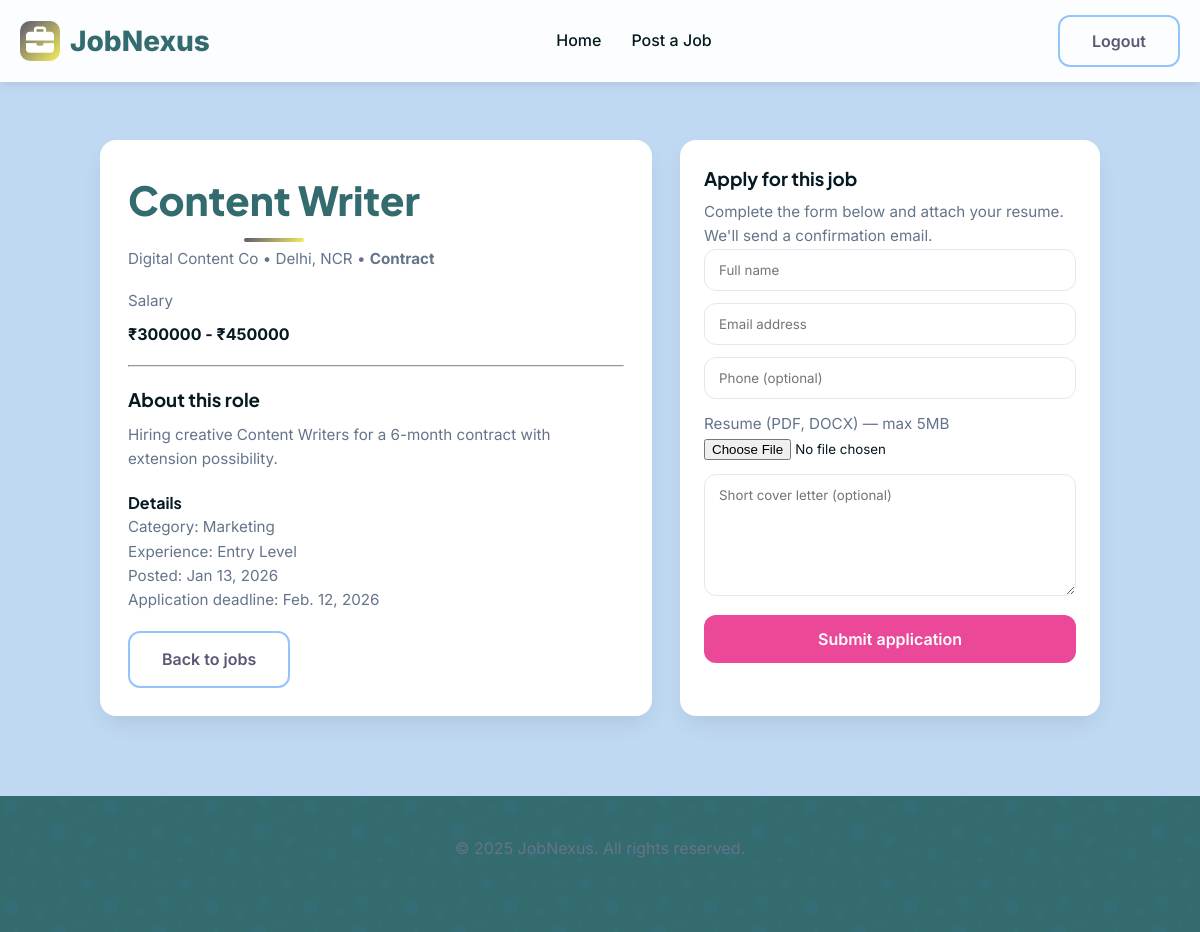
Screenshot of /jobs/13/apply/ (signed in) with the database file from the repository.
### jobs/models.py (models this page shows, shortened)
class Job(models.Model):
    JOB_TYPE_CHOICES = [
        ('Full-time', 'Full-time'),
        ('Part-time', 'Part-time'),
        ('Contract', 'Contract'),
        ('Remote', 'Remote'),
        ('Internship', 'Internship'),
    ]
    JOB_CATEGORY_CHOICES = [
        ('Technology', 'Technology'),
        ('Finance', 'Finance'),
        ('Healthcare', 'Healthcare'),
        ('Education', 'Education'),
        ('Marketing', 'Marketing'),
        ('Sales', 'Sales'),
        ('Design', 'Design'),
        ('Other', 'Other'),
    ]
    title = models.CharField(max_length=200)
    company = models.CharField(max_length=150)
    company_website = models.URLField(
        max_length=300,
        blank=True,
        null=True
    )
    company_email = models.EmailField(
        max_length=254
    )
    company_phone = models.CharField(
    max_length=20,
    help_text="Include country code, e.g. +91XXXXXXXXXX"
    )
    location = models.CharField(max_length=100)
    category = models.CharField(max_length=100, choices=JOB_CATEGORY_CHOICES)
    experience = models.CharField(
        max_length=100,
        choices=[
            ('Entry Level', 'Entry Level'),
            ('Mid Level', 'Mid Level'),
            ('Senior Level', 'Senior Level'),
            ('Executive', 'Executive'),
        ]
    )
    job_type = models.CharField(
        max_length=20,
        choices=JOB_TYPE_CHOICES
    )
    number_of_positions = models.PositiveIntegerField(
        default=1
    )
    salary_min = models.IntegerField()
    salary_max = models.IntegerField()
    application_deadline = models.DateField()
    description = models.TextField()
    posted_at = models.DateTimeField(auto_now_add=True)

### jobs/views.py (the view, shortened to what this page needs)
# urls.py: path('jobs/<int:job_id>/apply/', apply_job, name='apply_job'),
@login_required(login_url='/login/')
def apply_job(request, job_id):
    job = get_object_or_404(Job, id=job_id)
    return render(request, 'jobs/apply_job.html', {'job': job})

### jobs/templates/jobs/apply_job.html (shortened to what this page needs)
{% load static %}
<!DOCTYPE html>
<html lang="en">
<head>
  <link rel="stylesheet" href="https://cdnjs.cloudflare.com/ajax/libs/font-awesome/7.0.0/css/all.min.css">
  <link rel="stylesheet" href="{% static 'jobs/css/style.css' %}">
</head>
<body>
  <header>
    <div class="container nav-container">
      <a href="{% url 'home' %}" class="logo"><div class="logo-icon"><i class="fas fa-briefcase"></i></div>JobNexus</a>
      <nav>
        <ul class="nav-menu">
          <li><a href="{% url 'home' %}" class="nav-link">Home</a></li>
          {% if user.is_authenticated %}
            <li><a href="{% url 'post_job' %}" class="nav-link">Post a Job</a></li>
          {% else %}
            <li><a href="{% url 'login' %}?next={% url 'post_job' %}" class="nav-link">Post a Job</a></li>
          {% endif %}
        </ul>
      </nav>
      <div class="nav-actions">
        {% if user.is_authenticated %}
          <form method="post" action="{% url 'logout' %}" style="display:inline;">
            <button type="submit" class="btn btn-secondary">Logout</button>
          </form>
        {% else %}
          <a href="{% url 'login' %}" class="btn btn-secondary">Login</a>
          <a href="{% url 'register' %}" class="btn">Register</a>
        {% endif %}
      </div>
    </div>
  </header>
  <main class="apply-wrapper">
    <div class="container">
      <div class="apply-card">
        <div class="job-panel">
          <h2 class="section-title">{{ job.title }}</h2>
          <div class="muted">{{ job.company }} • {{ job.location }} • <strong>{{ job.job_type }}</strong></div>
          <div style="margin:18px 0 8px;" class="muted">Salary</div>
          <div style="font-weight:700">₹{{ job.salary_min }} - ₹{{ job.salary_max }}</div>
          <hr style="margin:18px 0;border-color:var(--gray-light)">
          <h3 style="margin-bottom:8px">About this role</h3>
          <p class="muted">{{ job.description|linebreaksbr }}</p>
          <h4 style="margin-top:18px">Details</h4>
          <ul class="muted">
            <li>Category: {{ job.category }}</li>
            <li>Experience: {{ job.experience }}</li>
            <li>Posted: {{ job.posted_at|date:"M j, Y" }}</li>
            <li>Application deadline: {{ job.application_deadline|default:"N/A" }}</li>
          </ul>
          <div style="margin-top:18px">
            <a href="{% url 'home' %}" class="btn btn-secondary">Back to jobs</a>
          </div>
        </div>
        <div class="apply-panel">
          <h3 style="margin-bottom:6px">Apply for this job</h3>
          <p class="muted">Complete the form below and attach your resume. We'll send a confirmation email.</p>
          <form method="post" action="" enctype="multipart/form-data">
            <input class="apply-input" type="text" name="full_name" placeholder="Full name" required>
            <input class="apply-input" type="email" name="email" placeholder="Email address" required>
            <input class="apply-input" type="tel" name="phone" placeholder="Phone (optional)">
            <div class="apply-file">
              <label class="muted">Resume (PDF, DOCX) — max 5MB</label>
              <input type="file" name="resume" accept="application/pdf,application/msword,application/vnd.openxmlformats-officedocument.wordprocessingml.document" required>
            </div>
            <textarea class="apply-input" name="cover_letter" rows="6" placeholder="Short cover letter (optional)"></textarea>
            <button type="submit" class="btn btn-accent" style="width:100%">Submit application</button>
          </form>
        </div>
      </div>
    </div>
  </main>
  <footer>
    <div class="container">
      <div style="padding:40px 0;text-align:center;color:var(--gray)">© 2025 JobNexus. All rights reserved.</div>
    </div>
  </footer>
</body>
</html>

### jobs/static/jobs/css/style.css (style rules this page uses)
:root { --primary: #5b5774; --primary-dark: #8ae1d1; --primary-light: #93c5fd; --secondary: #f6ee5c; --accent: #ec4899; --dark: #041920; --darker: #346b6f; --light: #c0d9f3; --lighter: #ffffff; --gray: #64748b; --gray-light: #e2e8f0; --gray-lighter: #f1f5f9; --success: #10b981; --warning: #f59e0b; --error: #ef4444; --radius: 12px; --radius-lg: 16px; --shadow: 0 10px 25px -5px rgba(0, 0, 0, 0.1); --shadow-lg: 0 20px 40px -10px rgba(0, 0, 0, 0.15); --transition: all 0.3s ease; --gradient: linear-gradient(135deg, var(--primary), var(--secondary)); }
* { margin: 0; padding: 0; box-sizing: border-box; }
body { font-family: 'Inter', sans-serif; color: var(--dark); line-height: 1.6; background-color: var(--light); overflow-x: hidden; }
h1, h2, h3, h4, h5, h6 { font-family: 'Plus Jakarta Sans', sans-serif; font-weight: 700; }
a { text-decoration: none; color: inherit; }
ul { list-style: none; }
input, select, button, textarea { font-family: inherit; }
.container { width: 100%; max-width: 1200px; margin: 0 auto; padding: 0 20px; }
input { font-family: 'Inter', sans-serif; }
.btn { display: inline-flex; align-items: center; justify-content: center; gap: 8px; padding: 14px 32px; background: var(--gradient); color: white; border-radius: var(--radius); font-weight: 600; transition: var(--transition); border: none; cursor: pointer; font-size: 16px; position: relative; overflow: hidden; z-index: 1; }
.btn::before { content: ''; position: absolute; top: 0; left: 0; width: 0%; height: 100%; background: linear-gradient(135deg, var(--primary-dark), var(--secondary)); transition: var(--transition); z-index: -1; }
.btn-secondary { background: transparent; color: var(--primary); border: 2px solid var(--primary-light); }
.btn-secondary::before { display: none; }
.btn-accent { background: var(--accent); }
.btn-accent::before { background: #db2777; }
header { position: fixed; top: 0; left: 0; width: 100%; background: rgba(255, 255, 255, 0.95); backdrop-filter: blur(10px); z-index: 1000; box-shadow: 0 2px 10px rgba(0, 0, 0, 0.1); padding: 15px 0; transition: var(--transition); }
.nav-container { display: flex; justify-content: space-between; align-items: center; }
.logo { font-size: 28px; font-weight: 800; color: var(--darker); display: flex; align-items: center; gap: 10px; }
.logo-icon { width: 40px; height: 40px; background: var(--gradient); border-radius: 10px; display: flex; align-items: center; justify-content: center; color: white; }
.nav-menu { display: flex; gap: 30px; }
.nav-link { font-weight: 500; transition: var(--transition); position: relative; }
.nav-link::after { content: ''; position: absolute; bottom: -5px; left: 0; width: 0; height: 2px; background: var(--gradient); transition: var(--transition); }
.nav-actions { display: flex; align-items: center; gap: 15px; }
.section-title { font-size: 2.8rem; font-weight: 800; margin-bottom: 15px; color: var(--darker); position: relative; display: inline-block; }
.section-title::after { content: ''; position: absolute; bottom: -10px; left: 50%; transform: translateX(-50%); width: 60px; height: 4px; background: var(--gradient); border-radius: 2px; }
footer { background: var(--darker); color: white; padding: 0 0 30px; position: relative; }
footer::before { content: ''; position: absolute; top: 0; left: 0; width: 100%; height: 100%; }
@media (max-width: 1200px) { .section-title { font-size: 2.5rem; } }

### jobs/templates/jobs/apply_job.html (style rules this page uses)
.apply-wrapper { padding: 140px 20px 80px; min-height: 70vh; }
.apply-card { max-width: 1000px; margin: 0 auto; display: grid; grid-template-columns: 1fr 420px; gap: 28px; }
.job-panel { background: white; padding: 28px; border-radius: 16px; box-shadow: var(--shadow); }
.apply-panel { background: white; padding: 24px; border-radius: 16px; box-shadow: var(--shadow); }
.apply-input { width:100%; padding:12px 14px; border:1px solid var(--gray-light); border-radius:12px; margin-bottom:12px; }
.apply-file { margin-bottom:12px; }
.muted { color:var(--gray); font-size:0.95rem; }

### rows the page displays
Job: title "Content Writer", company "Digital Content Co", location "Delhi, NCR", job_type "Contract", salary_min "300000", salary_max "450000", description "Hiring creative Content Writers for a 6-month contract with extension possibility.", category "Marketing", experience "Entry Level", posted_at "Jan 13, 2026", application_deadline "Feb. 12, 2026"
